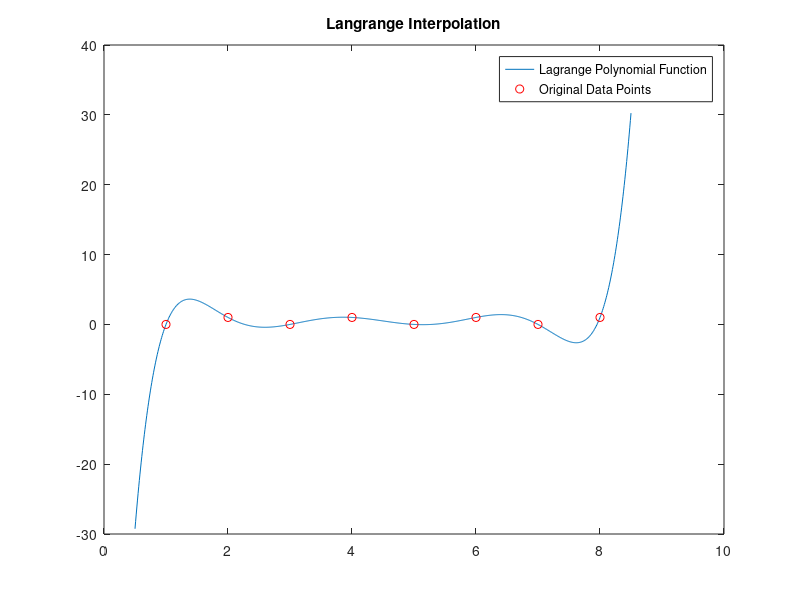

Source code (MATLAB):
X = [1,2,3,4,5,6,7,8];
Y = [0,1,0,1,0,1,0,1];
sum = 0;
n = length(X);
for i=1:n
    product = 1;
    for j=1:n
        if i~=j
            step = poly(X(j))/(X(i)-X(j));%first part of lagrangr polynomial interpolation, poly converst roots to polynomial
            product = conv(product,step);%multiplies these two polynomials
        end
    end
    sum = sum + product*Y(i);%sums values of the value product*Y(i) as per lagrange interpolation
end
xx = 0.5:0.01:8.5;
yy = polyval(sum,xx);
plot(xx,yy,X,Y,'or');%plotting values of lagrange polynomial on the above xx values along w original points
title('Langrange Interpolation');
legend('Lagrange Polynomial Function', 'Original Data Points');